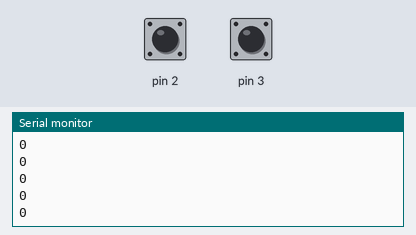
The sketch below on a simulated Arduino Uno, built with avr-gcc and run on an emulated ATmega328P. Shown: the last lines printed to the serial monitor. Inputs (shaded band) come from the test bench; at power-on: pin 2 HIGH, pin 3 HIGH.

Above: at 1.2 s.
1.3 s: pin 2 pulled LOW for 0.15 s
At 2.1 s:
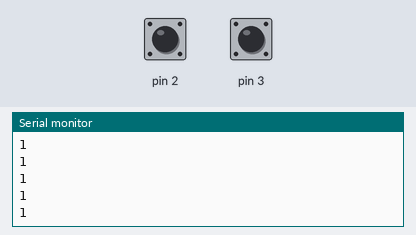
2.9 s: pin 2 pulled LOW for 1 s
At 3.8 s:
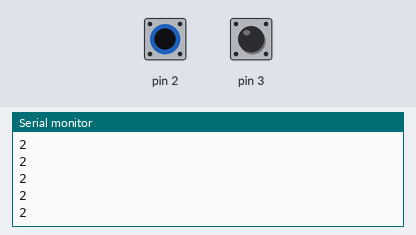
Timing chart, 0 to 5.9 s (numbered marks = the images above; inputs shaded):
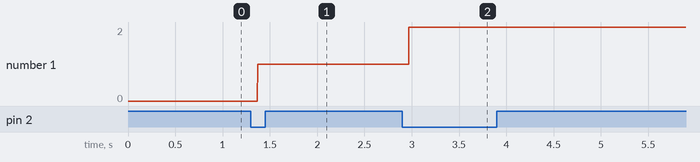

The sketch:

EncoderTest.ino
```cpp
volatile int value = 0;
volatile uint8_t prev = 0;
volatile uint8_t prevA = 0;
volatile uint8_t prevB = 0;

void setup()
{
  pinMode(2, INPUT_PULLUP);
  pinMode(3, INPUT_PULLUP);

  digitalWrite(2, HIGH);
  digitalWrite(3, HIGH);

  Serial.begin(9600);
}

void updateEncoder(uint8_t a, uint8_t b)
{
  uint8_t ab = (a << 1) | b;
  uint8_t encoded  = (prev << 2) | ab;

  // if(encoded == 0b1101 || encoded == 0b0100 || encoded == 0b0010 || encoded == 0b1011){
  if(encoded == 0b1101){
    value ++;
  // } else if(encoded == 0b1110 || encoded == 0b0111 || encoded == 0b0001 || encoded == 0b1000) {
  } else if(encoded == 0b1110) {
    value --;
  }

  prev = ab;
}

void loop()
{
    int a = (PIND & _BV(2))>>2;
    int b = (PIND & _BV(3))>>3;

    if( a != prevA || b != prevB ){
      updateEncoder(a, b);
      // delay(60);
    }

    prevA = a;
    prevB = b;
   Serial.println(value);
}
```

Measured:
- after the input at 1.3 s, the serial monitor: prints a new line after 0.07 s (image 1)
- after the input at 2.9 s, the serial monitor: prints a new line after 0.07 s (image 2)
- plotted number 1: 0 → 1 after the input at 1.3 s, 1 → 2 after the input at 2.9 s
